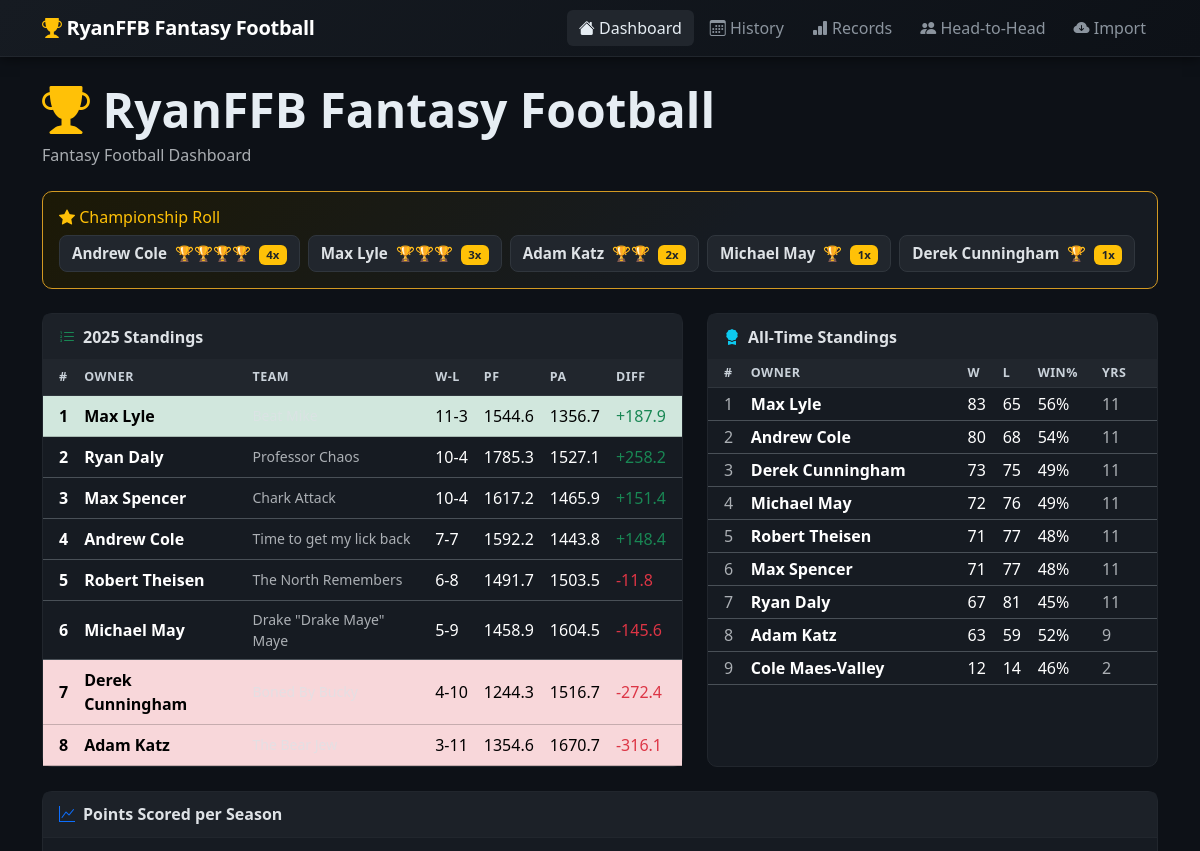
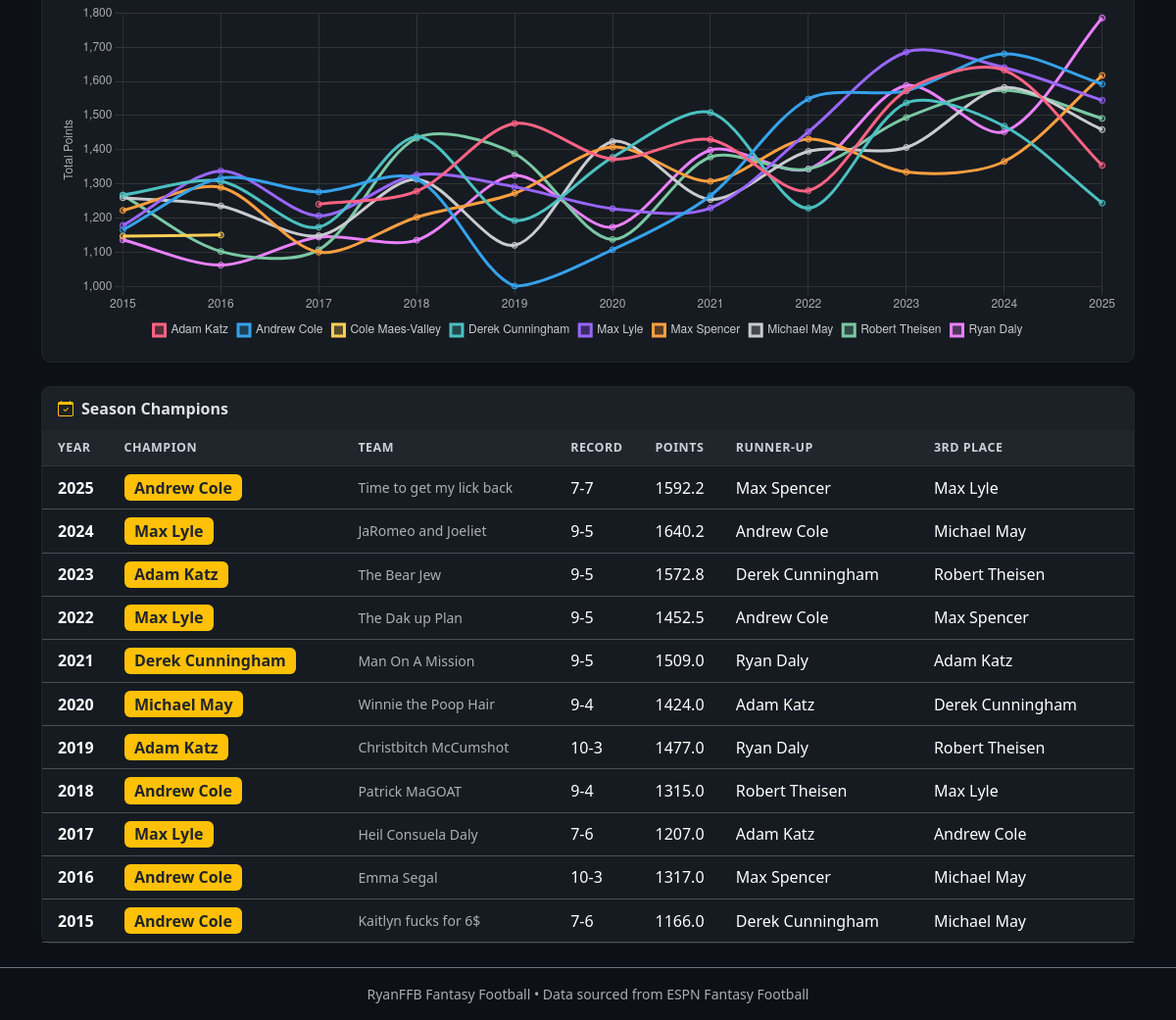
The page / on the database its author committed (2 pictures, top to bottom).
### tables this page shows
CREATE TABLE teams (
            id              INTEGER PRIMARY KEY AUTOINCREMENT,
            year            INTEGER,
            owner           TEXT,
            team_name       TEXT,
            wins            INTEGER,
            losses          INTEGER,
            ties            INTEGER,
            points_for      REAL,
            points_against  REAL,
            final_standing  INTEGER,
            UNIQUE(year, owner)
        );

CREATE TABLE seasons (
            year               INTEGER PRIMARY KEY,
            champion_owner     TEXT,
            champion_team      TEXT,
            champion_wins      INTEGER,
            champion_losses    INTEGER,
            champion_points    REAL,
            runner_up_owner    TEXT,
            runner_up_team     TEXT,
            third_place_owner  TEXT,
            reg_season_weeks   INTEGER
        );

### app.py (the view)
@app.route("/")
def index():
    conn = get_db()
    seasons = conn.execute(
        "SELECT * FROM seasons ORDER BY year DESC"
    ).fetchall()
    current_standings = conn.execute("""
        SELECT * FROM teams WHERE year = ?
        ORDER BY wins DESC, points_for DESC
    """, (CURRENT_YEAR,)).fetchall()
    all_time = conn.execute("""
        SELECT owner,
               SUM(wins)   AS total_wins,
               SUM(losses) AS total_losses,
               SUM(points_for) AS total_points,
               COUNT(DISTINCT year) AS seasons_played
        FROM teams
        GROUP BY owner
        ORDER BY total_wins DESC, total_points DESC
    """).fetchall()
    champ_counts = conn.execute("""
        SELECT champion_owner, COUNT(*) AS titles
        FROM seasons
        WHERE champion_owner IS NOT NULL
        GROUP BY champion_owner
        ORDER BY titles DESC
    """).fetchall()
    conn.close()
    return render_template("index.html",
        league_name=LEAGUE_NAME,
        seasons=seasons,
        current_standings=current_standings,
        current_year=CURRENT_YEAR,
        all_time=all_time,
        champ_counts=champ_counts,
        has_data=_has_data(),
    )

### app.py (called while the page is built)
def _has_data():
    conn = get_db()
    count = conn.execute("SELECT COUNT(*) FROM seasons").fetchone()[0]
    conn.close()
    return count > 0

### database.py (called while the page is built)
def get_db():
    os.makedirs(os.path.dirname(DATABASE_PATH), exist_ok=True)
    conn = sqlite3.connect(DATABASE_PATH)
    conn.row_factory = sqlite3.Row
    return conn

### templates/index.html (shortened to what this page needs)
{% extends 'base.html' %}
{% block content %}
<div class="row align-items-center mb-4">
  <div class="col">
    <h1 class="display-5 fw-bold mb-1">
      <i class="bi bi-trophy-fill text-warning"></i> {{ league_name }}
    </h1>
    <p class="text-muted mb-0">Fantasy Football Dashboard</p>
  </div>
</div>
{% if champ_counts %}
<div class="card border-warning mb-4" id="champ-banner">
  <div class="card-body py-3">
    <h6 class="text-warning mb-2"><i class="bi bi-star-fill"></i> Championship Roll</h6>
    <div class="d-flex flex-wrap gap-2">
      {% for c in champ_counts %}
      <div class="champ-badge">
        <span class="fw-bold">{{ c['champion_owner'] }}</span>
        <span class="ms-1">
          {% for _ in range(c['titles']) %}🏆{% endfor %}
        </span>
        <span class="badge bg-warning text-dark ms-1">{{ c['titles'] }}x</span>
      </div>
      {% endfor %}
    </div>
  </div>
</div>
{% endif %}
<div class="row g-4 mb-4">
  <div class="col-lg-7">
    <div class="card h-100">
      <div class="card-header d-flex align-items-center gap-2">
        <i class="bi bi-list-ol text-success"></i>
        <strong>{{ current_year }} Standings</strong>
      </div>
      {% if current_standings %}
      <div class="card-body p-0">
        <div class="table-responsive">
          <table class="table table-hover align-middle mb-0">
            <thead class="table-secondary text-dark">
              <tr>
                <th class="ps-3">#</th>
                <th>Owner</th>
                <th>Team</th>
                <th>W‑L</th>
                <th>PF</th>
                <th>PA</th>
                <th class="pe-3">Diff</th>
              </tr>
            </thead>
            <tbody>
              {% for t in current_standings %}
              <tr {% if loop.index <= 1 %}class="table-success text-dark"{% elif loop.index > current_standings|length - 2 %}class="table-danger"{% endif %}>
                <td class="ps-3 fw-bold">{{ loop.index }}</td>
                <td><strong>{{ t['owner'] }}</strong></td>
                <td class="text-muted small">{{ t['team_name'] }}</td>
                <td>{{ t['wins'] }}‑{{ t['losses'] }}</td>
                <td>{{ "%.1f"|format(t['points_for']) }}</td>
                <td>{{ "%.1f"|format(t['points_against']) }}</td>
                <td class="pe-3 {% if t['points_for'] >= t['points_against'] %}text-success{% else %}text-danger{% endif %}">
                  {{ "%+.1f"|format(t['points_for'] - t['points_against']) }}
                </td>
              </tr>
              {% endfor %}
            </tbody>
          </table>
        </div>
      </div>
      {% else %}
      <div class="card-body text-muted">No standings data for {{ current_year }}.</div>
      {% endif %}
    </div>
  </div>
  <div class="col-lg-5">
    <div class="card h-100">
      <div class="card-header d-flex align-items-center gap-2">
        <i class="bi bi-award-fill text-info"></i>
        <strong>All‑Time Standings</strong>
      </div>
      {% if all_time %}
      <div class="card-body p-0">
        <div class="table-responsive">
          <table class="table table-hover table-sm align-middle mb-0">
            <thead class="table-secondary text-dark">
              <tr>
                <th class="ps-3">#</th>
                <th>Owner</th>
                <th>W</th>
                <th>L</th>
                <th>Win%</th>
                <th class="pe-3">Yrs</th>
              </tr>
            </thead>
            <tbody>
              {% for t in all_time %}
              <tr>
                <td class="ps-3 text-muted">{{ loop.index }}</td>
                <td><strong>{{ t['owner'] }}</strong></td>
                <td>{{ t['total_wins'] }}</td>
                <td>{{ t['total_losses'] }}</td>
                <td>
                  {% if (t['total_wins'] + t['total_losses']) > 0 %}
                  {{ "%.0f"|format(t['total_wins'] / (t['total_wins'] + t['total_losses']) * 100) }}%
                  {% endif %}
                </td>
                <td class="pe-3 text-muted">{{ t['seasons_played'] }}</td>
              </tr>
              {% endfor %}
            </tbody>
          </table>
        </div>
      </div>
      {% else %}
      <div class="card-body text-muted">No data yet.</div>
      {% endif %}
    </div>
  </div>
</div>
<div class="card mb-4">
  <div class="card-header d-flex align-items-center gap-2">
    <i class="bi bi-graph-up text-primary"></i>
    <strong>Points Scored per Season</strong>
  </div>
  <div class="card-body">
    <canvas id="pointsChart" style="max-height:350px;"></canvas>
  </div>
</div>
{% if seasons %}
<div class="card">
  <div class="card-header d-flex align-items-center gap-2">
    <i class="bi bi-calendar-check text-warning"></i>
    <strong>Season Champions</strong>
  </div>
  <div class="card-body p-0">
    <div class="table-responsive">
      <table class="table table-hover align-middle mb-0">
        <thead class="table-secondary text-dark">
          <tr>
            <th class="ps-3">Year</th>
            <th>Champion</th>
            <th>Team</th>
            <th>Record</th>
            <th>Points</th>
            <th>Runner‑Up</th>
            <th class="pe-3">3rd Place</th>
          </tr>
        </thead>
        <tbody>
          {% for s in seasons %}
          <tr>
            <td class="ps-3 fw-bold">{{ s['year'] }}</td>
            <td>
              <span class="badge bg-warning text-dark fs-6">
                {{ s['champion_owner'] or '—' }}
              </span>
            </td>
            <td class="text-muted small">{{ s['champion_team'] or '—' }}</td>
            <td>
              {% if s['champion_wins'] is not none %}
              {{ s['champion_wins'] }}‑{{ s['champion_losses'] }}
              {% else %}—{% endif %}
            </td>
            <td>
              {% if s['champion_points'] %}
              {{ "%.1f"|format(s['champion_points']) }}
              {% else %}—{% endif %}
            </td>
            <td>{{ s['runner_up_owner'] or '—' }}</td>
            <td class="pe-3">{{ s['third_place_owner'] or '—' }}</td>
          </tr>
          {% endfor %}
        </tbody>
      </table>
    </div>
  </div>
</div>
{% endif %}
{% endblock %}
{% block scripts %}
<script>
fetch("/api/chart/points-by-season")
  .then(r => r.json())
  .then(data => {
    if (!data.labels || !data.labels.length) return;
    new Chart(document.getElementById("pointsChart"), {
      type: "line",
      data: data,
      options: {
        responsive: true,
        interaction: { mode: "index", intersect: false },
        plugins: {
          legend: { position: "bottom", labels: { color: "#ccc", boxWidth: 12 } }
        },
        scales: {
          x: { grid: { color: "#333" }, ticks: { color: "#aaa" } },
          y: {
            grid: { color: "#333" }, ticks: { color: "#aaa" },
            title: { display: true, text: "Total Points", color: "#aaa" }
          }
        }
      }
    });
  })
  .catch(() => {
    document.getElementById("pointsChart").closest(".card-body").innerHTML =
      '<p class="text-muted text-center py-4">No chart data available yet.</p>';
  });
</script>
{% endblock %}

### templates/base.html (shortened to what this page needs)
<!DOCTYPE html>
<html lang="en" data-bs-theme="dark">
<head>
  <link href="https://cdn.jsdelivr.net/npm/bootstrap@5.3.2/dist/css/bootstrap.min.css" rel="stylesheet">
  <link href="https://cdn.jsdelivr.net/npm/bootstrap-icons@1.11.3/font/bootstrap-icons.css" rel="stylesheet">
  <link href="{{ url_for('static', filename='style.css') }}" rel="stylesheet">
</head>
<body>
<nav class="navbar navbar-expand-lg navbar-dark sticky-top" id="main-nav">
  <div class="container">
    <a class="navbar-brand fw-bold" href="/">
      <i class="bi bi-trophy-fill text-warning"></i> {{ league_name }}
    </a>
    <div class="collapse navbar-collapse" id="navmenu">
      <ul class="navbar-nav ms-auto gap-1">
        <li class="nav-item">
          <a class="nav-link {% if request.endpoint == 'index' %}active{% endif %}" href="/">
            <i class="bi bi-house-fill"></i> Dashboard
          </a>
        </li>
        <li class="nav-item">
          <a class="nav-link {% if request.endpoint == 'history' %}active{% endif %}" href="/history">
            <i class="bi bi-calendar3"></i> History
          </a>
        </li>
        <li class="nav-item">
          <a class="nav-link {% if request.endpoint == 'records' %}active{% endif %}" href="/records">
            <i class="bi bi-bar-chart-fill"></i> Records
          </a>
        </li>
        <li class="nav-item">
          <a class="nav-link {% if request.endpoint == 'h2h' %}active{% endif %}" href="/h2h">
            <i class="bi bi-people-fill"></i> Head-to-Head
          </a>
        </li>
        <li class="nav-item">
          <a class="nav-link {% if request.endpoint == 'import_view' %}active{% endif %}" href="/import">
            <i class="bi bi-cloud-arrow-down-fill"></i> Import
          </a>
        </li>
      </ul>
    </div>
  </div>
</nav>
<div class="container my-4">
  {% block content %}{% endblock %}
</div>
<footer class="mt-auto py-3 border-top border-secondary text-center text-muted small">
  {{ league_name }} &bull; Data sourced from ESPN Fantasy Football
</footer>
{% block scripts %}{% endblock %}
</body>
</html>

### static/style.css (style rules this page uses)
body { background-color: #0d1117; color: #e6edf3; min-height: 100vh; display: flex; flex-direction: column; }
#main-nav { background: linear-gradient(135deg, #161b22 0%, #0d1117 100%); border-bottom: 1px solid #21262d; box-shadow: 0 2px 12px rgba(0,0,0,.5); }
#main-nav .navbar-brand { font-size: 1.25rem; letter-spacing: -.3px; }
#main-nav .nav-link { color: #8b949e !important; border-radius: 6px; padding: .35rem .75rem; transition: color .15s, background .15s; }
#main-nav .nav-link:hover, #main-nav .nav-link.active { color: #e6edf3 !important; background: #21262d; }
.card { background-color: #161b22; border-color: #21262d; border-radius: 10px; }
.card-header { background-color: #1c2128; border-bottom-color: #21262d; padding: .65rem 1rem; }
.table { --bs-table-bg: transparent; --bs-table-hover-bg: rgba(255,255,255,.04); color: #e6edf3; }
.table-secondary { --bs-table-bg: #21262d; --bs-table-color: #c9d1d9; }
thead th { font-size: .78rem; font-weight: 600; text-transform: uppercase; letter-spacing: .04em; border-bottom: 1px solid #30363d !important; }
#champ-banner { background: linear-gradient(135deg, #1c1906 0%, #161b22 60%); border-color: #d29922 !important; }
.champ-badge { background: #21262d; border: 1px solid #30363d; border-radius: 8px; padding: .4rem .75rem; font-size: .95rem; }
footer { margin-top: auto; background: #0d1117; }

### rows shown on the page
teams: champion_owner "Michael May", titles "1"
teams: champion_owner "Derek Cunningham", titles "1"
teams: owner "Max Lyle", wins "11", losses "3", points_for "1544.6", points_against "1356.7", t['points_for']-t['points_against'] "+187.9"
teams: owner "Ryan Daly", team_name "Professor Chaos", wins "10", losses "4", points_for "1785.3", points_against "1527.1", t['points_for']-t['points_against'] "+258.2"
teams: owner "Max Spencer", team_name "Chark Attack", wins "10", losses "4", points_for "1617.2", points_against "1465.9", t['points_for']-t['points_against'] "+151.4"
teams: owner "Andrew Cole", team_name "Time to get my lick back", wins "7", losses "7", points_for "1592.2", points_against "1443.8", t['points_for']-t['points_against'] "+148.4"
teams: owner "Robert Theisen", team_name "The North Remembers", wins "6", losses "8", points_for "1491.7", points_against "1503.5", t['points_for']-t['points_against'] "-11.8"
teams: owner "Michael May", team_name "Drake \"Drake Maye\" Maye", wins "5", losses "9", points_for "1458.9", points_against "1604.5", t['points_for']-t['points_against'] "-145.6"
teams: owner "Derek Cunningham", wins "4", losses "10", points_for "1244.3", points_against "1516.7", t['points_for']-t['points_against'] "-272.4"
teams: owner "Adam Katz", wins "3", losses "11", points_for "1354.6", points_against "1670.7", t['points_for']-t['points_against'] "-316.1"
seasons: year "2025", champion_owner "Andrew Cole", champion_team "Time to get my lick back", champion_wins "7", champion_losses "7", champion_points "1592.2", runner_up_owner "Max Spencer", third_place_owner "Max Lyle"
seasons: year "2024", champion_owner "Max Lyle", champion_team "JaRomeo and Joeliet", champion_wins "9", champion_losses "5", champion_points "1640.2", runner_up_owner "Andrew Cole", third_place_owner "Michael May"
seasons: year "2023", champion_owner "Adam Katz", champion_team "The Bear Jew", champion_wins "9", champion_losses "5", champion_points "1572.8", runner_up_owner "Derek Cunningham", third_place_owner "Robert Theisen"
seasons: year "2022", champion_owner "Max Lyle", champion_team "The Dak up Plan", champion_wins "9", champion_losses "5", champion_points "1452.5", runner_up_owner "Andrew Cole", third_place_owner "Max Spencer"
seasons: year "2021", champion_owner "Derek Cunningham", champion_team "Man On A Mission", champion_wins "9", champion_losses "5", champion_points "1509.0", runner_up_owner "Ryan Daly", third_place_owner "Adam Katz"
seasons: year "2020", champion_owner "Michael May", champion_team "Winnie the Poop Hair", champion_wins "9", champion_losses "4", champion_points "1424.0", runner_up_owner "Adam Katz", third_place_owner "Derek Cunningham"
seasons: year "2019", champion_owner "Adam Katz", champion_team "Christbitch McCumshot", champion_wins "10", champion_losses "3", champion_points "1477.0", runner_up_owner "Ryan Daly", third_place_owner "Robert Theisen"
seasons: year "2018", champion_owner "Andrew Cole", champion_team "Patrick MaGOAT", champion_wins "9", champion_losses "4", champion_points "1315.0", runner_up_owner "Robert Theisen", third_place_owner "Max Lyle"
seasons: year "2017", champion_owner "Max Lyle", champion_team "Heil Consuela Daly", champion_wins "7", champion_losses "6", champion_points "1207.0", runner_up_owner "Adam Katz", third_place_owner "Andrew Cole"
seasons: year "2016", champion_owner "Andrew Cole", champion_team "Emma Segal", champion_wins "10", champion_losses "3", champion_points "1317.0", runner_up_owner "Max Spencer", third_place_owner "Michael May"
seasons: year "2015", champion_owner "Andrew Cole", champion_team "Kaitlyn fucks for 6$", champion_wins "7", champion_losses "6", champion_points "1166.0", runner_up_owner "Derek Cunningham", third_place_owner "Michael May"

### other values the page prints
{{ league_name }} "RyanFFB Fantasy Football"
{{ c['champion_owner'] }} "Andrew Cole" "Max Lyle" "Adam Katz"
{{ c['titles'] }} "4" "3" "2"
{{ current_year }} "2025"
{{ t['owner'] }} "Max Lyle" "Andrew Cole" "Derek Cunningham" "Michael May" "Robert Theisen" "Max Spencer" "Ryan Daly" "Adam Katz" "Cole Maes-Valley"
{{ t['total_wins'] }} "83" "80" "73" "72" "71" "71" "67" "63" "12"
{{ t['total_losses'] }} "65" "68" "75" "76" "77" "77" "81" "59" "14"
{{ t['seasons_played'] }} "11" "11" "11" "11" "11" "11" "11" "9" "2"
